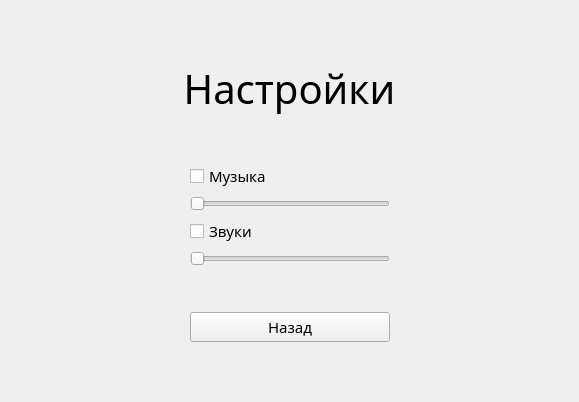
<?xml version="1.0" encoding="UTF-8"?>
<ui version="4.0">
 <class>ScreenSettings</class>
 <widget class="QWidget" name="ScreenSettings">
  <property name="geometry">
   <rect>
    <x>0</x>
    <y>0</y>
    <width>579</width>
    <height>402</height>
   </rect>
  </property>
  <property name="windowTitle">
   <string>Form</string>
  </property>
  <layout class="QGridLayout" name="gridLayout">
   <item row="0" column="0">
    <layout class="QVBoxLayout" name="verticalLayout_4">
     <item>
      <spacer name="verticalSpacer_6">
       <property name="orientation">
        <enum>Qt::Vertical</enum>
       </property>
       <property name="sizeType">
        <enum>QSizePolicy::Expanding</enum>
       </property>
       <property name="sizeHint" stdset="0">
        <size>
         <width>20</width>
         <height>40</height>
        </size>
       </property>
      </spacer>
     </item>
     <item>
      <widget class="QLabel" name="label">
       <property name="sizePolicy">
        <sizepolicy hsizetype="Preferred" vsizetype="Preferred">
         <horstretch>0</horstretch>
         <verstretch>0</verstretch>
        </sizepolicy>
       </property>
       <property name="font">
        <font>
         <family>Comfortaa</family>
         <pointsize>30</pointsize>
         <weight>50</weight>
         <italic>false</italic>
         <bold>false</bold>
        </font>
       </property>
       <property name="styleSheet">
        <string notr="true">font: 30pt &quot;Comfortaa&quot;;</string>
       </property>
       <property name="text">
        <string>Настройки</string>
       </property>
       <property name="alignment">
        <set>Qt::AlignCenter</set>
       </property>
      </widget>
     </item>
     <item>
      <spacer name="verticalSpacer_4">
       <property name="orientation">
        <enum>Qt::Vertical</enum>
       </property>
       <property name="sizeType">
        <enum>QSizePolicy::Minimum</enum>
       </property>
       <property name="sizeHint" stdset="0">
        <size>
         <width>20</width>
         <height>40</height>
        </size>
       </property>
      </spacer>
     </item>
     <item>
      <layout class="QHBoxLayout" name="horizontalLayout_4">
       <item>
        <spacer name="horizontalSpacer_4">
         <property name="orientation">
          <enum>Qt::Horizontal</enum>
         </property>
         <property name="sizeHint" stdset="0">
          <size>
           <width>40</width>
           <height>20</height>
          </size>
         </property>
        </spacer>
       </item>
       <item>
        <layout class="QVBoxLayout" name="verticalLayout_5">
         <item>
          <widget class="QCheckBox" name="checkBox">
           <property name="font">
            <font>
             <family>Comfortaa</family>
             <pointsize>11</pointsize>
             <weight>50</weight>
             <italic>false</italic>
             <bold>false</bold>
            </font>
           </property>
           <property name="focusPolicy">
            <enum>Qt::NoFocus</enum>
           </property>
           <property name="text">
            <string>Музыка</string>
           </property>
          </widget>
         </item>
         <item>
          <widget class="QSlider" name="horizontalSlider">
           <property name="sizePolicy">
            <sizepolicy hsizetype="Fixed" vsizetype="Fixed">
             <horstretch>0</horstretch>
             <verstretch>0</verstretch>
            </sizepolicy>
           </property>
           <property name="minimumSize">
            <size>
             <width>200</width>
             <height>0</height>
            </size>
           </property>
           <property name="focusPolicy">
            <enum>Qt::NoFocus</enum>
           </property>
           <property name="orientation">
            <enum>Qt::Horizontal</enum>
           </property>
          </widget>
         </item>
         <item>
          <widget class="QCheckBox" name="checkBox_2">
           <property name="font">
            <font>
             <family>Comfortaa</family>
             <pointsize>11</pointsize>
             <weight>50</weight>
             <italic>false</italic>
             <bold>false</bold>
            </font>
           </property>
           <property name="focusPolicy">
            <enum>Qt::NoFocus</enum>
           </property>
           <property name="text">
            <string>Звуки</string>
           </property>
          </widget>
         </item>
         <item>
          <widget class="QSlider" name="horizontalSlider_2">
           <property name="sizePolicy">
            <sizepolicy hsizetype="Fixed" vsizetype="Fixed">
             <horstretch>0</horstretch>
             <verstretch>0</verstretch>
            </sizepolicy>
           </property>
           <property name="minimumSize">
            <size>
             <width>200</width>
             <height>0</height>
            </size>
           </property>
           <property name="focusPolicy">
            <enum>Qt::NoFocus</enum>
           </property>
           <property name="orientation">
            <enum>Qt::Horizontal</enum>
           </property>
          </widget>
         </item>
         <item>
          <spacer name="verticalSpacer_7">
           <property name="orientation">
            <enum>Qt::Vertical</enum>
           </property>
           <property name="sizeType">
            <enum>QSizePolicy::Minimum</enum>
           </property>
           <property name="sizeHint" stdset="0">
            <size>
             <width>20</width>
             <height>40</height>
            </size>
           </property>
          </spacer>
         </item>
         <item>
          <widget class="QPushButton" name="buttonBackSettings">
           <property name="font">
            <font>
             <family>Comfortaa</family>
             <pointsize>11</pointsize>
             <weight>50</weight>
             <italic>false</italic>
             <bold>false</bold>
            </font>
           </property>
           <property name="focusPolicy">
            <enum>Qt::NoFocus</enum>
           </property>
           <property name="text">
            <string>Назад</string>
           </property>
          </widget>
         </item>
        </layout>
       </item>
       <item>
        <spacer name="horizontalSpacer_3">
         <property name="orientation">
          <enum>Qt::Horizontal</enum>
         </property>
         <property name="sizeHint" stdset="0">
          <size>
           <width>40</width>
           <height>20</height>
          </size>
         </property>
        </spacer>
       </item>
      </layout>
     </item>
     <item>
      <spacer name="verticalSpacer_5">
       <property name="orientation">
        <enum>Qt::Vertical</enum>
       </property>
       <property name="sizeHint" stdset="0">
        <size>
         <width>20</width>
         <height>40</height>
        </size>
       </property>
      </spacer>
     </item>
    </layout>
   </item>
  </layout>
 </widget>
 <resources/>
 <connections/>
</ui>
